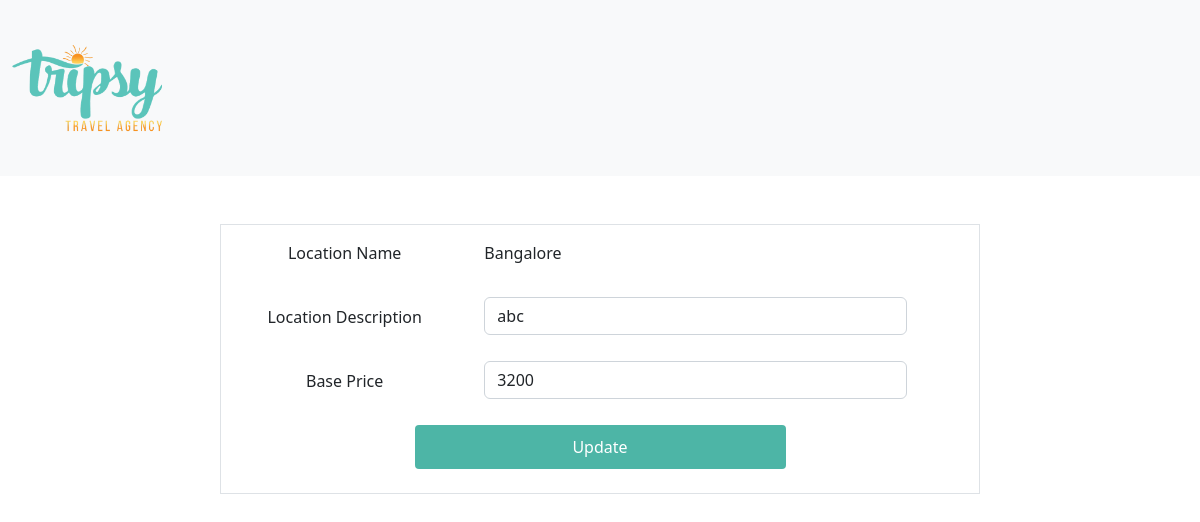
The page /update.php?pid=2 on the database its author committed.
### tables this page shows
CREATE TABLE `p_info` (
  `product_id` int(11) NOT NULL,
  `name` varchar(40) NOT NULL,
  `base_price` bigint(10) NOT NULL,
  `image` varchar(64) NOT NULL,
  `description` varchar(2000) NOT NULL
);

### update.php (the view, shortened to what this page needs)
<?php
    include 'header.php';
    $pid=$_REQUEST['pid'];
?>
<!DOCTYPE html>
<html lang="en">
<head>
    <link rel="stylesheet" href="css/index.css">
</head>
<body>
<?php
    $query="SELECT * FROM p_info WHERE product_id='$pid';";
    $result=mysqli_query($conn,$query) or die('failed'.mysql_error($conn));
    $rows=mysqli_fetch_array($result);
?>
<div class='container mt-5'>
    <div class="row" >
        <div class="col-lg-2"></div>
        <form class="col-lg-8 col-sm-12 border px-2 py-2 " id='update-form' method="POST">
            <div class="row mb-3">
                <div class="col-4 d-flex justify-content-center">
                    <label for="location" class="form-label p-2">Location Name</label>
                </div>
                <div class="col-7 mt-2" id="location">
                        <?php echo $rows['name']; ?>
                </div>
            </div>
            <div class="row mb-3">
                <div class="col-4 d-flex justify-content-center">
                    <label for="location-desc" class="form-label p-2">Location Description</label>
                </div>
                <div class="col-7">
                    <input type="desc" name="desc" class="form-control" id="desc" value="<?php echo $rows['description']; ?>">
                </div>
            </div>
            <div class="row mb-3">
                <div class="col-4 d-flex justify-content-center">
                    <label for="price" class="form-label p-2">Base Price</label>
                </div>
                <div class="col-7">
                    <input type="text" name="price" class="form-control" id="price" value="<?php echo $rows['base_price']; ?>">
                </div>
            </div>
            <div class="d-grid gap-2 col-6 mx-auto mb-3">
                <button type="submit" class="btn-custom">Update</button>
            </div>
        </form>
        <div class="col-lg-2"></div>
    </div>
</div>
</body>
</html>

### css/index.css (style rules this page uses)
.btn-custom { background-color: #4DB5A6; color: #FFFFFF; padding: 10px; border-radius: 4px; }

### rows shown on the page
p_info: name "Bangalore", desc "abc", price "3200"
